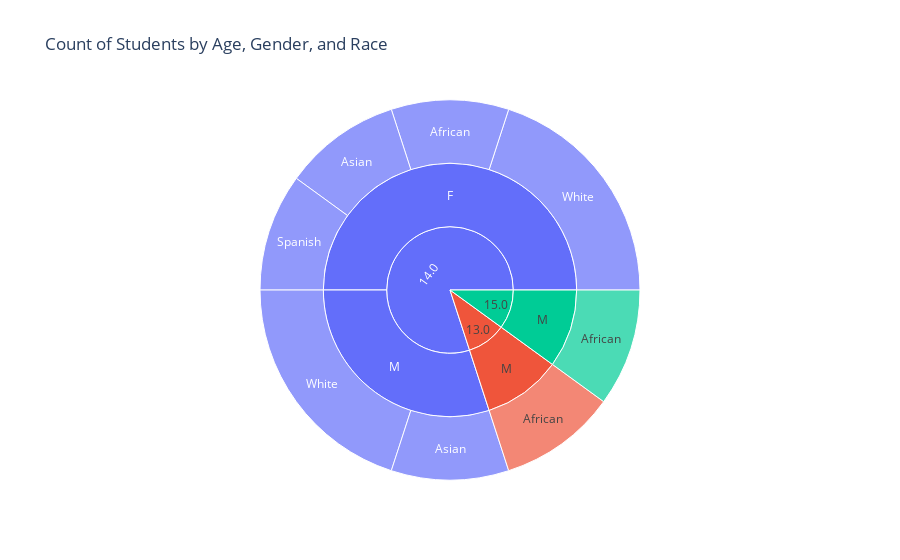

Notebook source saved alongside this figure:
### Markdown cell above
<div class="alert alert-block alert-warning">
<b>Q24 :</b>Display a sunburst chart of count of students by Age, Gender and Race
</div>

### Code cell
import pandas as pd
import plotly.express as px

from datetime import datetime
Demographics = df_Demography

# Convert 'DOB' column to datetime
Demographics['DOB'] = pd.to_datetime(Demographics['DOB'])

# Calculate the age and add it as a new column
current_date = datetime.now()
Demographics['Age'] = (current_date - Demographics['DOB']).astype('<m8[Y]')

# Create a sunburst chart
fig = px.sunburst(Demographics, path=['Age', 'Gender', 'Race'], title='Count of Students by Age, Gender, and Race')

# Show the chart
fig.show()

### Figure 1 — Plotly figure (JSON) as saved in the notebook; plotly's stock layout.template omitted (floating-point values rounded to 4 significant figures)
{"data": [{"branchvalues": "total", "domain": {"x": [0, 1], "y": [0, 1]}, "hovertemplate": "labels=%{label}<br>count=%{value}<br>parent=%{parent}<br>id=%{id}<extra></extra>", "ids": ["14.0/F/African", "13.0/M/African", "15.0/M/African", "14.0/F/Asian", "14.0/M/Asian", "14.0/F/Spanish", "14.0/F/White", "14.0/M/White", "14.0/F", "13.0/M", "14.0/M", "15.0/M", "13.0", "14.0", "15.0"], "labels": ["African", "African", "African", "Asian", "Asian", "Spanish", "White", "White", "F", "M", "M", "M", "13.0", "14.0", "15.0"], "name": "", "parents": ["14.0/F", "13.0/M", "15.0/M", "14.0/F", "14.0/M", "14.0/F", "14.0/F", "14.0/M", "14.0", "13.0", "14.0", "15.0", "", "", ""], "type": "sunburst", "values": [1, 1, 1, 1, 1, 1, 2, 2, 5, 1, 3, 1, 1, 8, 1]}], "layout": {"legend": {"tracegroupgap": 0}, "title": {"text": "Count of Students by Age, Gender, and Race"}}}
